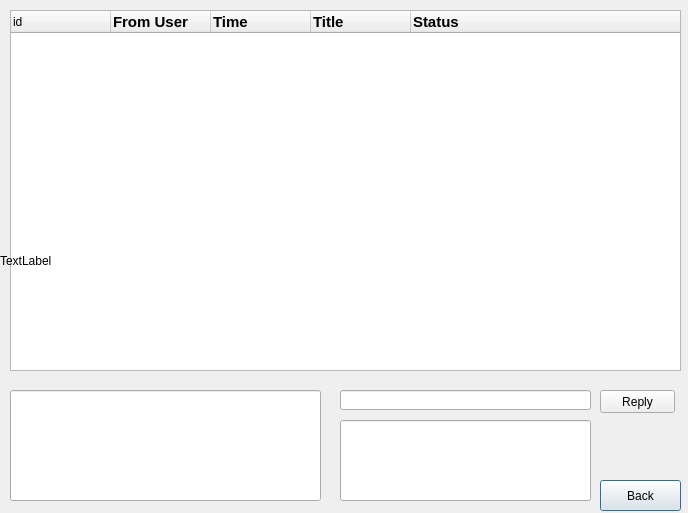
<?xml version="1.0" encoding="UTF-8"?>
<ui version="4.0">
 <class>mess</class>
 <widget class="QDialog" name="mess">
  <property name="geometry">
   <rect>
    <x>0</x>
    <y>0</y>
    <width>688</width>
    <height>513</height>
   </rect>
  </property>
  <property name="windowTitle">
   <string>Dialog</string>
  </property>
  <property name="autoFillBackground">
   <bool>true</bool>
  </property>
  <widget class="QTreeWidget" name="mess_preview">
   <property name="geometry">
    <rect>
     <x>10</x>
     <y>10</y>
     <width>671</width>
     <height>361</height>
    </rect>
   </property>
   <column>
    <property name="text">
     <string>id</string>
    </property>
   </column>
   <column>
    <property name="text">
     <string>From User</string>
    </property>
    <property name="font">
     <font>
      <pointsize>11</pointsize>
      <weight>75</weight>
      <bold>true</bold>
     </font>
    </property>
   </column>
   <column>
    <property name="text">
     <string>Time</string>
    </property>
    <property name="font">
     <font>
      <pointsize>11</pointsize>
      <weight>75</weight>
      <bold>true</bold>
     </font>
    </property>
   </column>
   <column>
    <property name="text">
     <string>Title</string>
    </property>
    <property name="font">
     <font>
      <pointsize>11</pointsize>
      <weight>75</weight>
      <bold>true</bold>
     </font>
    </property>
   </column>
   <column>
    <property name="text">
     <string>Status</string>
    </property>
    <property name="font">
     <font>
      <pointsize>11</pointsize>
      <weight>75</weight>
      <bold>true</bold>
     </font>
    </property>
   </column>
  </widget>
  <widget class="QLineEdit" name="mess_box">
   <property name="geometry">
    <rect>
     <x>10</x>
     <y>390</y>
     <width>311</width>
     <height>111</height>
    </rect>
   </property>
   <property name="alignment">
    <set>Qt::AlignLeading|Qt::AlignLeft|Qt::AlignTop</set>
   </property>
   <property name="readOnly">
    <bool>true</bool>
   </property>
  </widget>
  <widget class="QPushButton" name="back">
   <property name="geometry">
    <rect>
     <x>600</x>
     <y>480</y>
     <width>81</width>
     <height>31</height>
    </rect>
   </property>
   <property name="text">
    <string>Back</string>
   </property>
   <property name="icon">
    <iconset>
     <normaloff>image/48/sign-right.png</normaloff>image/48/sign-right.png</iconset>
   </property>
   <property name="iconSize">
    <size>
     <width>20</width>
     <height>20</height>
    </size>
   </property>
  </widget>
  <widget class="QLineEdit" name="replay_edit">
   <property name="geometry">
    <rect>
     <x>340</x>
     <y>420</y>
     <width>251</width>
     <height>81</height>
    </rect>
   </property>
   <property name="alignment">
    <set>Qt::AlignLeading|Qt::AlignLeft|Qt::AlignTop</set>
   </property>
  </widget>
  <widget class="QPushButton" name="reply">
   <property name="geometry">
    <rect>
     <x>600</x>
     <y>390</y>
     <width>75</width>
     <height>23</height>
    </rect>
   </property>
   <property name="text">
    <string>Reply</string>
   </property>
   <property name="icon">
    <iconset>
     <normaloff>image/48/bubbles-alt.png</normaloff>image/48/bubbles-alt.png</iconset>
   </property>
  </widget>
  <widget class="QLineEdit" name="title">
   <property name="geometry">
    <rect>
     <x>340</x>
     <y>390</y>
     <width>251</width>
     <height>20</height>
    </rect>
   </property>
   <property name="alignment">
    <set>Qt::AlignLeading|Qt::AlignLeft|Qt::AlignTop</set>
   </property>
  </widget>
  <widget class="QLabel" name="label">
   <property name="geometry">
    <rect>
     <x>0</x>
     <y>0</y>
     <width>701</width>
     <height>521</height>
    </rect>
   </property>
   <property name="text">
    <string>TextLabel</string>
   </property>
   <property name="scaledContents">
    <bool>true</bool>
   </property>
  </widget>
 </widget>
 <resources/>
 <connections/>
</ui>
